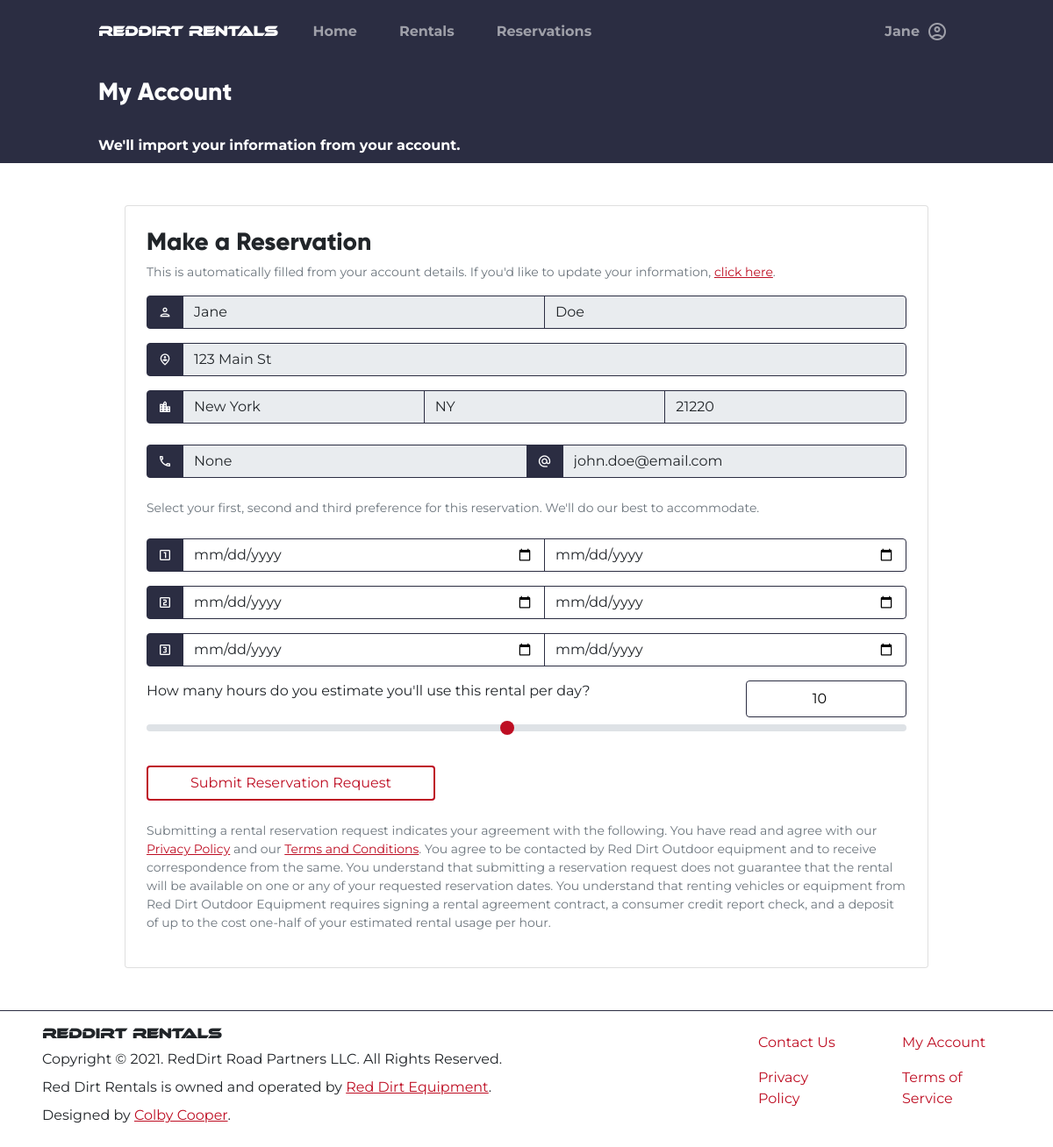
/account/reserve/12 (signed in), run on the app's committed database.
### tables this page shows
CREATE TABLE users (
    id INTEGER PRIMARY KEY AUTOINCREMENT,
    firstname TEXT NOT NULL,
    lastname TEXT NOT NULL,
    phonenumber TEXT NOT NULL,
    email TEXT NOT NULL,
    password BLOB NOT NULL,
    groups TEXT NOT NULL,
    address TEXT NOT NULL,
    city TEXT NOT NULL,
    state TEXT NOT NULL,
    zip TEXT NOT NULL
, token TEXT, token_expire TEXT);

### rentals_app/account.py (the view)
@account.route("/reserve/<int:id>")
@login_required
def reserve(id):
    return render_template("account/reserve.html", id=id)

### rentals_app/__init__.py (called while the page is built)
@app.after_request
def after_request(response):
    response.headers["Cache-Control"] = "no-cache, no-store, must-revalidate"
    return response

### rentals_app/auth.py (called while the page is built)
@auth.before_app_request
def fetch_current_user():
    userid = session.get("userid")
    if userid is None:
        g.user = None
    else:
        g.user = User.find_user(userid)

def login_required(view):
    @functools.wraps(view)
    def wrapped_view(**kwargs):
        if g.user is None:
            return redirect(url_for("auth.login"))
        return view(**kwargs)
    return wrapped_view

### rentals_app/helpers.py (called while the page is built)
def connect_to_db():
    con = sqlite3.connect(DB_PATH)
    return con, con.cursor()

### rentals_app/models/user.py (called while the page is built)
    def find_user(id) -> "User":
        con, cur = helpers.connect_to_db()
        sql = """
        SELECT * FROM users WHERE id='{}'
        """.format(
            id
        )
        try:
            db = cur.execute(sql).fetchone()
            if not db:
                return None
            return User(
                userid=db[0],
                firstname=db[1],
                lastname=db[2],
                phonenumber=db[3],
                email=db[4],
                password=db[5],
                groups=db[6],
                address=db[7],
                city=db[8],
                state=db[9],
                zip=db[10],
            )
        except Exception as ex:
            con.rollback()
            raise ex
        finally:
            con.close()

### rentals_app/templates/account/reserve.html (shortened to what this page needs)
{% extends "Base.html" %}
{% block content %}
<div class="container-fluid bg-dark">
    <div class="row">
        <div class="col-md-10 mx-auto">
            <h3 class="text-white py-3">My Account</h3>
        </div>
    </div>
</div>
<div class="container-fluid bg-dark">
    <div class="row">
        <div class="col-md-10 mx-auto">
            <p class="text-white py-2 m-0 fw-bold">We'll import your information from your account.</p>
        </div>
    </div>
</div>
<div class="container-fluid">
    <div class="row mx-md-4">
        <div class="col-md-10 mx-auto my-5">
            <div class="card">
                <div class="card-body p-4">
                    <h3 class="card-title">Make a Reservation</h3>
                    <form action="{{url_for('account.make_reservation', r_id=id)}}"
                          method="POST">
                        <p class="form-text mb-3">
                            This is automatically filled from your account details.
                            If you'd like to update your information, <a href="{{url_for('account.index')}}">click here</a>.
                        </p>
                        <div class="input-group mb-3">
                            <span class="input-group-text material-icons-outlined border-dark bg-dark text-white">
                            </span>
                            <input type="text"
                                   value="{{g.user.firstname}}"
                                   class="form-control border-dark"
                                   disabled>
                            <input type="text"
                                   class="form-control border-dark"
                                   value="{{g.user.lastname}}"
                                   disabled>
                        </div>
                        <div class="input-group mb-3">
                            <span class="input-group-text material-icons-outlined border-dark bg-dark text-white">
                            </span>
                            <input type="text"
                                   value="{{g.user.address}}"
                                   class="form-control border-dark"
                                   disabled>
                        </div>
                        <div class="input-group mb-4">
                            <span class="input-group-text material-icons-outlined border-dark bg-dark text-white">
                            </span>
                            <input type="text"
                                   value="{{g.user.city}}"
                                   class="form-control border-dark"
                                   disabled>
                            <input type="text"
                                   class="form-control border-dark"
                                   value="{{g.user.state}}"
                                   disabled>
                            <input type="text"
                                   class="form-control border-dark"
                                   value="{{g.user.zip}}"
                                   disabled>
                        </div>
                        <div class="input-group mb-4">
                            <span class="input-group-text material-icons-outlined border-dark bg-dark text-white">
                            </span>
                            <input type="text"
                                   value="{{g.user.phonenumber}}"
                                   class="form-control border-dark"
                                   disabled>
                            <span class="input-group-text material-icons-outlined border-dark bg-dark text-white">
                            </span>
                            <input type="text"
                                   class="form-control border-dark"
                                   value="{{g.user.email}}"
                                   disabled>
                        </div>
                        <p class="form-text mb-4">
                            Select your first, second and third preference for this reservation.
                            We'll do our best to accommodate.
                        </p>
                        <div class="input-group mb-3">
                            <span class="input-group-text material-icons-outlined border-dark bg-dark text-white">
                            </span>
                            <input type="date"
                                   name="start_1"
                                   required
                                   class="form-control border-dark">
                            <input type="date"
                                   class="form-control border-dark"
                                   required
                                   name="end_1">
                        </div>
                        <div class="input-group mb-3">
                            <span class="input-group-text material-icons-outlined border-dark bg-dark text-white">
                            </span>
                            <input type="date"
                                   name="start_2"
                                   required
                                   class="form-control border-dark">
                            <input type="date"
                                   class="form-control border-dark"
                                   required
                                   name="end_3">
                        </div>
                        <div class="input-group mb-3">
                            <span class="input-group-text material-icons-outlined border-dark bg-dark text-white">
                            </span>
                            <input type="date"
                                   required
                                   name="start_3"
                                   class="form-control border-dark">
                            <input type="date"
                                   required
                                   class="form-control border-dark"
                                   name="end_3">
                        </div>
                        <div class="mb-4">
                            <div class="row me-0">
                                <label class="col-auto flex-fill form-label me-auto mb-0">How many hours do you estimate you'll use this rental per day?</label>
                                <input class="col p-2 rounded border border-dark text-center mb-0"
                                       id="range_value"
                                       type="number"
                                       name="usage_hours"
                                       max="20"
                                       min="0"
                                       value="10">
                            </div>
                            <input type="range"
                                   class="form-range"
                                   min="1"
                                   value="10"
                                   max="20"
                                   step="1"
                                   list="ticks"
                                   id="slider">
                        </div>
                        <div class="row mb-4">
                            <div class="col">
                                <button type="submit"
                                        class="btn btn-outline-info border border-info border-2 px-5">
                                    Submit Reservation Request
                                </button>
                            </div>
                        </div>
                        <p class="form-text">
                            Submitting a rental reservation request indicates your agreement with the following.
                            You have read and agree with our <a href="#">Privacy Policy</a> and our <a href="#">Terms and Conditions</a>.
                            You agree to be contacted by Red Dirt Outdoor equipment and to receive correspondence from the same.
                            You understand that submitting a reservation request does not guarantee that the rental will be available
                            on one or any of your requested reservation dates. You understand that renting vehicles or equipment
                            from Red Dirt Outdoor Equipment requires signing a rental agreement contract, a consumer credit report check,
                            and a deposit of up to the cost one-half of your estimated rental usage per hour.
                        </p>
                    </form>
                </div>
            </div>
        </div>
    </div>
</div>
{% endblock %}

### rentals_app/templates/base.html (shortened to what this page needs)
<!doctype html>
<html lang="en">
<head>
    <link rel="stylesheet"
          href="https://cdn.jsdelivr.net/npm/fullcalendar@5.7.2/main.css"
>
    <link rel="stylesheet"
          href="{{url_for('static', filename='global.css')}}">
</head>
<body class="bg-white"
      style="overflow-x: hidden;">
    <div class="row mx-0 bg-dark">
        <div class="col-md-10 mx-auto">
            <nav class="navbar navbar-expand-md navbar-dark bg-dark py-3">
                <a href="{{url_for('index.root')}}"
                   class="navbar-brand">
                    <h6 class="m-0"
                        style="font-family:ethnocentric;">RedDirt Rentals</h6>
                </a>
                <div class="collapse navbar-collapse"
                     id="nav_main">
                    <ul class="navbar-nav w-100">
                        <li class="nav-item mx-3">
                            <a class="nav-link fw-bold"
                               aria-current="page"
                               href="{{ url_for('index.root') }}">Home</a>
                        </li>
                        <li class="nav-item px-3">
                            <a class="nav-link fw-bold"
                               href="{{url_for('Rentals.all_rentals')}}">Rentals</a>
                        </li>
                        <li class="nav-item mx-3">
                            <a class="nav-link fw-bold"
                               href="{{url_for('account.reservations', id=None)}}">Reservations</a>
                        </li>
                        {% if g.user != None %}
                        <li class="nav-item dropdown dropdown-dark ms-md-auto ms-3 ps-3">
                            <a class="nav-link dropdown-toggle d-flex flex-row align-items-center fw-bold"
                               href="#"
                               data-bs-toggle="dropdown"
                               aria-expanded="false">
                                <span class="me-2">{{g.user.firstname}}</span>
                                <span class="material-icons-outlined">
                                </span>
                            </a>
                        </li>
                        {% endif %}
                    </ul>
                </div>
            </nav>
        </div>
    </div>
    {% block content %} {% endblock %}
    <div class="row mx-0 border-top border-dark">
        <div class="col-md-8 mx-auto px-5 py-3">
            <h6 class="m-0"
                style="font-family: ethnocentric;">RedDirt Rentals</h6>
            <p class="my-2">Copyright &copy; 2021. RedDirt Road Partners LLC. All Rights Reserved.</p>
            <p class="my-2">Red Dirt Rentals is owned and operated by <a href="https://reddirtequipment.com"
                   target="_blank">Red Dirt Equipment</a>.</p>
            <p class="mb-2">Designed by <a href="mailto:ccooper@reddirtequipment.com">Colby Cooper</a>.</p>
        </div>
        <div class="col px-5 py-3">
            <ul class="nav flex-column">
                <div class="row row-cols-2">
                    <li class="nav-item col">
                        <a href="{{ url_for('index.contact') }}"
                           class="nav-link">Contact Us</a>
                    </li>
                    <li class="nav-item col">
                        <a href="{{ url_for('account.index') }}"
                           class="nav-link">My Account</a>
                    </li>
                    <li class="nav-itemcol">
                        <a href="{{ url_for('index.privacy_policy') }}"
                           class="nav-link">Privacy Policy</a>
                    </li>
                    <li class="nav-item col">
                        <a href="{{ url_for('index.terms') }}"
                           class="nav-link">Terms of Service</a>
                    </li>
                </div>
            </ul>
        </div>
    </div>
</body>
</html>

### data on the page
users: user.firstname "Jane", user.lastname "Doe", user.address "123 Main St", user.city "New York", user.state "NY", user.zip "21220", user.phonenumber "None", user.email "john.doe@email.com"
